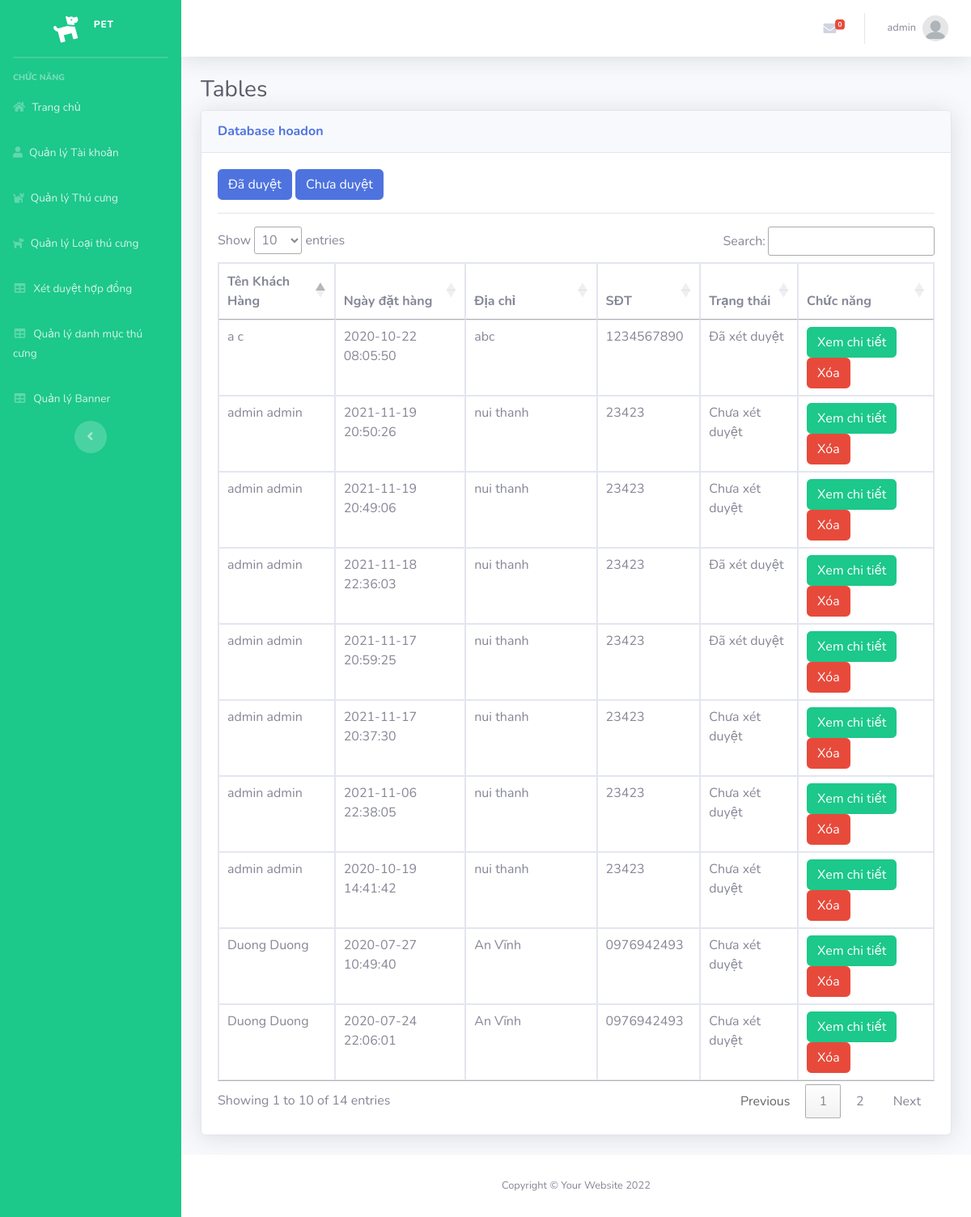
The app's page /Admin/index.php?mod=hoadon (signed in) with its own data.
### tables this page shows
CREATE TABLE `hoadon` (
  `MaHD` int(11) NOT NULL,
  `MaND` int(11) NOT NULL,
  `NgayLap` datetime NOT NULL,
  `NguoiNhan` varchar(50) NOT NULL,
  `SDT` varchar(20) NOT NULL,
  `DiaChi` varchar(100) NOT NULL,
  `PhuongThucTT` varchar(20) NOT NULL,
  `TongTien` float NOT NULL,
  `TrangThai` varchar(70) NOT NULL
);

### Admin/MVC/controllers/HoadonController.php (called while the page is built, shortened)
<?php
class HoaDonController
{
    var $hoadon_model;
    public function __construct()
    {
        $this->hoadon_model = new Hoadon();
    }
    function list()
    {
        if (isset($_GET['id'])) {
            $id = $_GET['id'];
            if ($id > 1) {
                $id = 0;
            }
            $data = $this->hoadon_model->trangthai($id);
        } else {
            $data = $this->hoadon_model->All();
        }
        require_once("MVC/Views/Admin/index.php");
    }
}

### Admin/MVC/Models/connection.php (called while the page is built, shortened)
<?php
    class Connection{
        function __construct()
        {
            $severname ="localhost";
            $username ="root";
            $password ="";
            $db_name ="pet";
            $this->conn = new mysqli($severname,$username,$password,$db_name);
        }
    }
?>

### Admin/MVC/Models/model.php (called while the page is built, shortened)
<?php
require_once("connection.php");
class Model
{
    var $table;
    var $contens;
    function __construct()
    {
        $conn_obj = new Connection();
        $this->conn = $conn_obj->conn;
    }
    function All()
    {
        $query = "select * from $this->table ORDER BY $this->contens DESC ";
        require("result.php");
        return $data;
    }
}

### Admin/MVC/Models/result.php (called while the page is built)
<?php
$result = $this->conn->query($query);
$data = array();
while ($row = $result->fetch_assoc()) {
    $data[] = $row;
}
?>

### Admin/MVC/Views/hoadon/list.php (the view, shortened to what this page needs)
<a href="?mod=hoadon&id=1" type="button" class="btn btn-primary">Đã duyệt</a>
<a href="?mod=hoadon&id=0" type="button" class="btn btn-primary">Chưa duyệt</a>
<hr>
<table class="table table-bordered" id="dataTable" width="100%" cellspacing="0">
  <thead>
    <tr>
      <th scope="col">Tên Khách Hàng</th>
      <th scope="col">Ngày đặt hàng</th>
      <th scope="col">Địa chỉ</th>
      <th scope="col">SĐT</th>
      <th scope="col">Trạng thái</th>
      <th>Chức năng</th>
    </tr>
  </thead>
  <tbody>
    <?php foreach ($data as $row) { ?>
      <tr>
        <td><?= $row['NguoiNhan'] ?></td>
        <td><?= $row['NgayLap'] ?></td>
        <td><?= $row['DiaChi'] ?></td>
        <td><?= $row['SDT'] ?></td>
        <td><?php if($row['TrangThai']==0){
            echo 'Chưa xét duyệt';
        }else{
            echo 'Đã xét duyệt';
        }
        ?></td>
        <td>
          <a href="?mod=hoadon&act=chitiet&id=<?= $row['MaHD'] ?>" class="btn btn-success" >Xem chi tiết</a>
          <a href="?mod=hoadon&act=delete&id=<?= $row['MaHD'] ?>" onclick="return confirm('Bạn có thật sự muốn xóa ?');" type="button" class="btn btn-danger">Xóa</a>
        </td>
      </tr>
    <?php } ?>
</table>

### records on screen
hoadon: NguoiNhan "admin admin", NgayLap "2021-11-19 20:50:26", DiaChi "nui thanh", SDT "23423", TrangThai "Chưa xét duyệt"
hoadon: NguoiNhan "admin admin", NgayLap "2021-11-19 20:49:06", DiaChi "nui thanh", SDT "23423", TrangThai "Chưa xét duyệt"
hoadon: NguoiNhan "admin admin", NgayLap "2021-11-18 22:36:03", DiaChi "nui thanh", SDT "23423", TrangThai "Đã xét duyệt"
hoadon: NguoiNhan "admin admin", NgayLap "2021-11-17 20:59:25", DiaChi "nui thanh", SDT "23423", TrangThai "Đã xét duyệt"
hoadon: NguoiNhan "admin admin", NgayLap "2021-11-17 20:37:30", DiaChi "nui thanh", SDT "23423", TrangThai "Chưa xét duyệt"
hoadon: NguoiNhan "admin admin", NgayLap "2021-11-06 22:38:05", DiaChi "nui thanh", SDT "23423", TrangThai "Chưa xét duyệt"
hoadon: NguoiNhan "a c", NgayLap "2020-10-22 08:05:50", DiaChi "abc", SDT "1234567890", TrangThai "Đã xét duyệt"
hoadon: NguoiNhan "admin admin", NgayLap "2020-10-19 14:41:42", DiaChi "nui thanh", SDT "23423", TrangThai "Chưa xét duyệt"
hoadon: NguoiNhan "Duong Duong", NgayLap "2020-07-27 10:49:40", DiaChi "An Vĩnh", SDT "0976942493", TrangThai "Chưa xét duyệt"
hoadon: NguoiNhan "Duong Duong", NgayLap "2020-07-24 22:06:01", DiaChi "An Vĩnh", SDT "0976942493", TrangThai "Chưa xét duyệt"

### other values on screen
$_SESSION['login']['TaiKhoan'] "admin"
$mod "hoadon"
